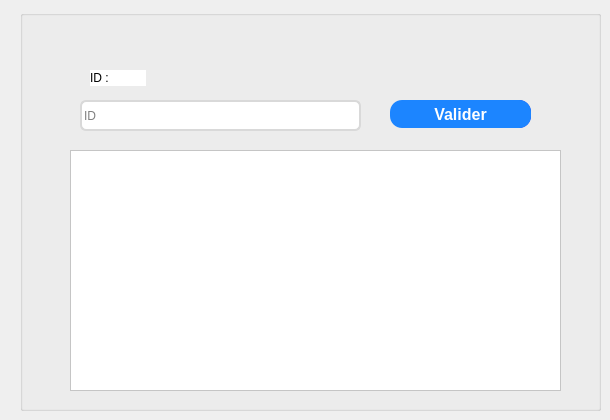
      <widget class="QWidget" name="tab_15">
       <attribute name="title">
        <string>Rechercher</string>
       </attribute>
       <widget class="QGroupBox" name="groupBox_14">
        <property name="geometry">
         <rect>
          <x>20</x>
          <y>10</y>
          <width>581</width>
          <height>401</height>
         </rect>
        </property>
        <property name="styleSheet">
         <string notr="true">/* Style for a QGroupBox for login information */
QGroupBox {
    border: 2px solid #bdc3c7; /* Border with default color */
    border-radius: 8px; /* Rounded corners */
    margin-top: 10px; /* Top margin */
    background-color: #ffffff;
; /* Background color */
}

/* Style for the title of the QGroupBox */
QGroupBox::title {
    subcontrol-origin: margin;
    subcontrol-position: top left;
    left: 10px; /* Offset the title to the left */
    padding: 0 5px; /* Internal padding for the title */
    font-size: 16px; /* Title font size */
    color: #2c3e50; /* Title text color */

}a
</string>
        </property>
        <property name="title">
         <string/>
        </property>
        <widget class="QLabel" name="label_40">
         <property name="geometry">
          <rect>
           <x>70</x>
           <y>60</y>
           <width>56</width>
           <height>16</height>
          </rect>
         </property>
         <property name="styleSheet">
          <string notr="true">font: 87 9pt &quot;Arial Black&quot;;
background-color: white;</string>
         </property>
         <property name="text">
          <string>ID :</string>
         </property>
        </widget>
        <widget class="QTableView" name="tab_normes_rech_3">
         <property name="geometry">
          <rect>
           <x>50</x>
           <y>140</y>
           <width>491</width>
           <height>241</height>
          </rect>
         </property>
         <property name="styleSheet">
          <string notr="true">background-color: white;</string>
         </property>
        </widget>
        <widget class="QPushButton" name="pushButton_21">
         <property name="geometry">
          <rect>
           <x>380</x>
           <y>90</y>
           <width>131</width>
           <height>28</height>
          </rect>
         </property>
         <property name="minimumSize">
          <size>
           <width>93</width>
           <height>28</height>
          </size>
         </property>
         <property name="styleSheet">
          <string notr="true">QPushButton{
	padding: 0px 16px;


width: 86px;
height: 48px;
left: 1996px;
top: 64px;

/* Blue/50 */
background: #0E33F2;
border-radius: 12px;


/* Button */

width: 54px;
height: 24px;

font-family: 'Inter';
font-style: normal;
font-weight: 800;
font-size: 16px;
line-height: 24px;
/* identical to box height, or 150% */

/* Base/100 */
color: #FFFFFF;
}

QPushButton:hover{
	padding: 0px 16px;


width: 86px;
height: 48px;
left: 1996px;
top: 64px;

/* Blue/50 */
background: #0B28C2;
border-radius: 12px;


/* Button */

width: 54px;
height: 24px;

font-family: 'Inter';
font-style: normal;
font-weight: 800;
font-size: 16px;
line-height: 24px;
/* identical to box height, or 150% */

/* Base/100 */
color: #FFFFFF;
}


QPushButton:pressed{
	padding: 0px 16px;


width: 86px;
height: 48px;
left: 1996px;
top: 64px;

/* Blue/50 */
background: #081E91;
border-radius: 12px;


/* Button */

width: 54px;
height: 24px;

font-family: 'Inter';
font-style: normal;
font-weight: 800;
font-size: 16px;
line-height: 24px;
/* identical to box height, or 150% */

/* Base/100 */
color: #FFFFFF;
}</string>
         </property>
         <property name="text">
          <string>Rechercher</string>
         </property>
        </widget>
        <widget class="QPushButton" name="pushButton_29">
         <property name="geometry">
          <rect>
           <x>370</x>
           <y>90</y>
           <width>141</width>
           <height>28</height>
          </rect>
         </property>
         <property name="sizePolicy">
          <sizepolicy hsizetype="Preferred" vsizetype="Preferred">
           <horstretch>0</horstretch>
           <verstretch>0</verstretch>
          </sizepolicy>
         </property>
         <property name="minimumSize">
          <size>
           <width>93</width>
           <height>28</height>
          </size>
         </property>
         <property name="styleSheet">
          <string notr="true">QPushButton{
	padding: 0px 16px;


width: 86px;
height: 48px;
left: 1996px;
top: 64px;

/* Blue/50 */
background: rgb(28,133,255);
border-radius: 12px;


/* Button */

width: 54px;
height: 24px;

font-family: 'Inter';
font-style: normal;
font-weight: 800;
font-size: 16px;
line-height: 24px;
/* identical to box height, or 150% */

/* Base/100 */
color: white;
font: 87 8.5pt &quot;Segoe UI Black&quot;;
}

QPushButton:hover{
	padding: 0px 16px;


width: 86px;
height: 48px;
left: 1996px;
top: 64px;

/* Blue/50 */
background: #0B28C2;
border-radius: 12px;


/* Button */

width: 54px;
height: 24px;

font-family: 'Inter';
font-style: normal;
font-weight: 800;
font-size: 16px;
line-height: 24px;
/* identical to box height, or 150% */

/* Base/100 */
color: white;
}


QPushButton:pressed{
	padding: 0px 16px;


width: 86px;
height: 48px;
left: 1996px;
top: 64px;

/* Blue/50 */
background: #081E91;
border-radius: 12px;


/* Button */

width: 54px;
height: 24px;

font-family: 'Inter';
font-style: normal;
font-weight: 800;
font-size: 16px;
line-height: 24px;
/* identical to box height, or 150% */

/* Base/100 */
color: white;
}

</string>
         </property>
         <property name="text">
          <string>Valider</string>
         </property>
        </widget>
        <widget class="QLineEdit" name="le_id_6">
         <property name="geometry">
          <rect>
           <x>60</x>
           <y>90</y>
           <width>281</width>
           <height>31</height>
          </rect>
         </property>
         <property name="styleSheet">
          <string notr="true">


position: absolute;
width: 428px;
height: 50px;
left: 1122px;
top: 327px;
background-color: #ffffff;

border: 2px solid #D9D9D9;
border-radius: 6px;
</string>
         </property>
         <property name="placeholderText">
          <string>ID</string>
         </property>
        </widget>
       </widget>
      </widget>
